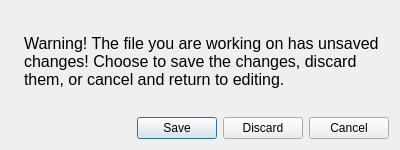
<?xml version="1.0" encoding="UTF-8"?>
<ui version="4.0">
 <class>unsaved_changes</class>
 <widget class="QDialog" name="unsaved_changes">
  <property name="geometry">
   <rect>
    <x>0</x>
    <y>0</y>
    <width>400</width>
    <height>150</height>
   </rect>
  </property>
  <property name="minimumSize">
   <size>
    <width>400</width>
    <height>150</height>
   </size>
  </property>
  <property name="maximumSize">
   <size>
    <width>400</width>
    <height>150</height>
   </size>
  </property>
  <property name="windowTitle">
   <string>Unsaved Changes Found</string>
  </property>
  <layout class="QGridLayout" name="layout">
   <item row="0" column="1">
    <widget class="QLabel" name="text_label">
     <property name="font">
      <font>
       <family>Arial</family>
       <pointsize>12</pointsize>
      </font>
     </property>
     <property name="text">
      <string>Warning! The file you are working on has unsaved changes! Choose to save the changes, discard them, or cancel and return to editing.</string>
     </property>
     <property name="wordWrap">
      <bool>true</bool>
     </property>
    </widget>
   </item>
   <item row="1" column="1">
    <widget class="QDialogButtonBox" name="button_box">
     <property name="orientation">
      <enum>Qt::Horizontal</enum>
     </property>
     <property name="standardButtons">
      <set>QDialogButtonBox::Cancel|QDialogButtonBox::Discard|QDialogButtonBox::Save</set>
     </property>
    </widget>
   </item>
   <item row="0" column="0">
    <widget class="QLabel" name="icon_label">
     <property name="sizePolicy">
      <sizepolicy hsizetype="Minimum" vsizetype="Expanding">
       <horstretch>0</horstretch>
       <verstretch>0</verstretch>
      </sizepolicy>
     </property>
     <property name="text">
      <string/>
     </property>
    </widget>
   </item>
  </layout>
 </widget>
 <resources/>
 <connections/>
</ui>
